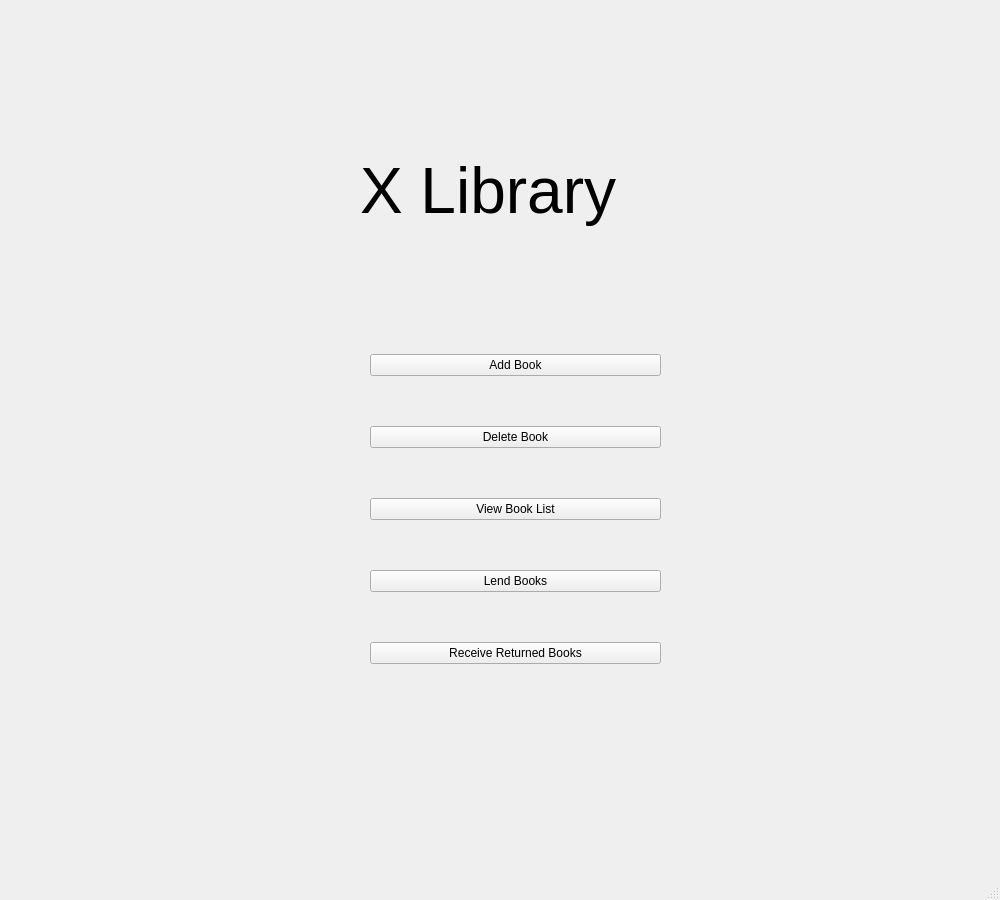
<?xml version="1.0" encoding="UTF-8"?>
<ui version="4.0">
 <class>MenuWindow</class>
 <widget class="QMainWindow" name="MenuWindow">
  <property name="geometry">
   <rect>
    <x>0</x>
    <y>0</y>
    <width>1000</width>
    <height>900</height>
   </rect>
  </property>
  <property name="minimumSize">
   <size>
    <width>1000</width>
    <height>900</height>
   </size>
  </property>
  <property name="maximumSize">
   <size>
    <width>1000</width>
    <height>900</height>
   </size>
  </property>
  <property name="windowTitle">
   <string>MainWindow</string>
  </property>
  <widget class="QWidget" name="centralwidget">
   <widget class="QLabel" name="label">
    <property name="geometry">
     <rect>
      <x>360</x>
      <y>150</y>
      <width>321</width>
      <height>81</height>
     </rect>
    </property>
    <property name="font">
     <font>
      <pointsize>48</pointsize>
     </font>
    </property>
    <property name="text">
     <string>X Library</string>
    </property>
   </widget>
   <widget class="QWidget" name="layoutWidget">
    <property name="geometry">
     <rect>
      <x>370</x>
      <y>310</y>
      <width>291</width>
      <height>401</height>
     </rect>
    </property>
    <layout class="QVBoxLayout" name="verticalLayout">
     <item>
      <widget class="QPushButton" name="pushButton1">
       <property name="text">
        <string>Add Book</string>
       </property>
      </widget>
     </item>
     <item>
      <widget class="QPushButton" name="pushButton2">
       <property name="text">
        <string>Delete Book</string>
       </property>
      </widget>
     </item>
     <item>
      <widget class="QPushButton" name="pushButton3">
       <property name="text">
        <string>View Book List</string>
       </property>
      </widget>
     </item>
     <item>
      <widget class="QPushButton" name="pushButton4">
       <property name="text">
        <string>Lend Books</string>
       </property>
      </widget>
     </item>
     <item>
      <widget class="QPushButton" name="pushButton5">
       <property name="text">
        <string>Receive Returned Books</string>
       </property>
      </widget>
     </item>
    </layout>
   </widget>
  </widget>
  <widget class="QMenuBar" name="menubar">
   <property name="geometry">
    <rect>
     <x>0</x>
     <y>0</y>
     <width>1000</width>
     <height>26</height>
    </rect>
   </property>
  </widget>
  <widget class="QStatusBar" name="statusbar"/>
 </widget>
 <resources/>
 <connections/>
</ui>
